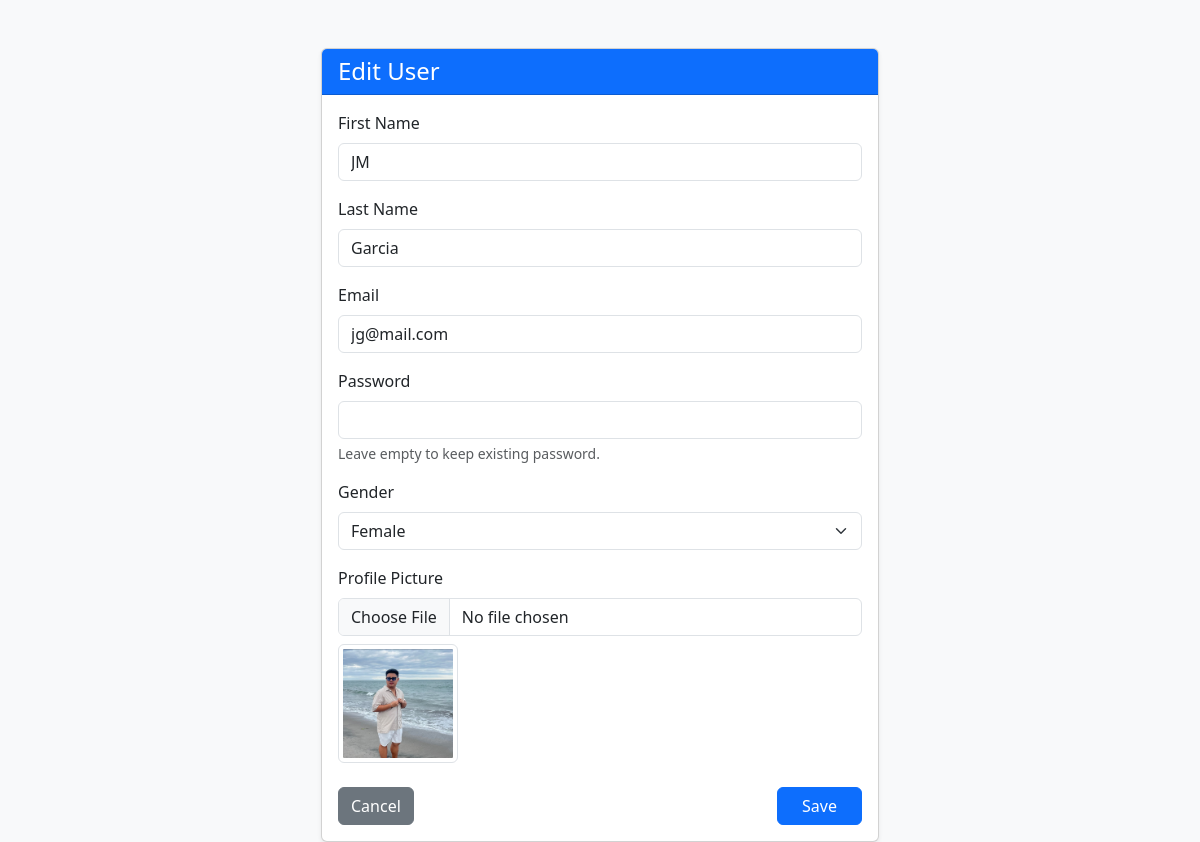
The app's page /registration/users/4/edit/ (signed in) with its own data.
### registration/models.py (models this page shows, shortened)
class UserRegistration(models.Model):
    first_name = models.CharField(max_length=100)
    last_name = models.CharField(max_length=100)
    email = models.EmailField(max_length=150)
    gender = models.CharField(max_length=12)
    password = models.CharField(max_length=100)
    profile_picture = models.ImageField(
        upload_to='profile_pictures/',
        null=True,
        blank=True
)

### registration/views.py (the view)
    def wrapper(request, *args, **kwargs):
        if not request.session.get('user_id'):
            return redirect(f"{reverse('registration:login_html')}?next={request.path}")
        return fn(request, *args, **kwargs)

### registration/views.py (called while the page is built, shortened)
def login_required_view(fn):
    def wrapper(request, *args, **kwargs):
        if not request.session.get('user_id'):
            return redirect(f"{reverse('registration:login_html')}?next={request.path}")
        return fn(request, *args, **kwargs)
    wrapper.__name__ = fn.__name__
    return wrapper

@login_required_view
def user_update_html(request, pk):
    user = get_object_or_404(UserRegistration, pk=pk)
    return render(request, 'registration/user_form.html', {
        'title': 'Edit User',
        'user': user,
    })

### MyBackend/templates/registration/user_form.html (shortened to what this page needs)
<!doctype html>
<html>
<head>
    <link href="https://cdn.jsdelivr.net/npm/bootstrap@5.3.2/dist/css/bootstrap.min.css" rel="stylesheet">
</head>
<body class="bg-light">
<div class="container mt-5">
    <div class="col-md-6 offset-md-3">
        <div class="card shadow-sm">
            <div class="card-header bg-primary text-white">
                <h4 class="mb-0">{{ title }}</h4>
            </div>
            <div class="card-body">
                <form method="post" enctype="multipart/form-data">
                    <div class="mb-3">
                        <label class="form-label">First Name</label>
                        <input type="text" name="first_name" class="form-control"
                               value="{% if user %}{{ user.first_name }}{% endif %}" required>
                    </div>
                    <div class="mb-3">
                        <label class="form-label">Last Name</label>
                        <input type="text" name="last_name" class="form-control"
                               value="{% if user %}{{ user.last_name }}{% endif %}" required>
                    </div>
                    <div class="mb-3">
                        <label class="form-label">Email</label>
                        <input type="email" name="email" class="form-control"
                               value="{% if user %}{{ user.email }}{% endif %}" required>
                    </div>
                    <div class="mb-3">
                        <label class="form-label">Password</label>
                        <input type="password" name="password" class="form-control"
                               {% if title == 'Add User' %}required{% endif %}>
                        <div class="form-text">
                            {% if title == "Edit User" %}
                                Leave empty to keep existing password.
                            {% endif %}
                        </div>
                    </div>
                    <div class="mb-3">
                        <label class="form-label">Gender</label>
                        <select name="gender" class="form-select">
                            <option value="Female" {% if user and user.gender == "Female" %}selected{% endif %}>Female</option>
                        </select>
                    </div>
                    <div class="mb-3">
                        <label class="form-label">Profile Picture</label>
                        <input type="file" name="profile_picture" class="form-control">
                        {% if user and user.profile_picture %}
                            <img src="{{ user.profile_picture.url }}" class="img-thumbnail mt-2" width="120">
                        {% endif %}
                    </div>
                    <div class="d-flex justify-content-between mt-4">
                        <a href="{% url 'registration:users_html' %}" class="btn btn-secondary">Cancel</a>
                        <button type="submit" class="btn btn-primary px-4">Save</button>
                    </div>
                </form>
            </div>
        </div>
    </div>
</div>
</body>
</html>

### records on screen
UserRegistration: first_name "JM", last_name "Garcia", email "jg@mail.com", gender "Female", profile_picture (picture)

### other values on screen
{{ title }} "Edit User"
